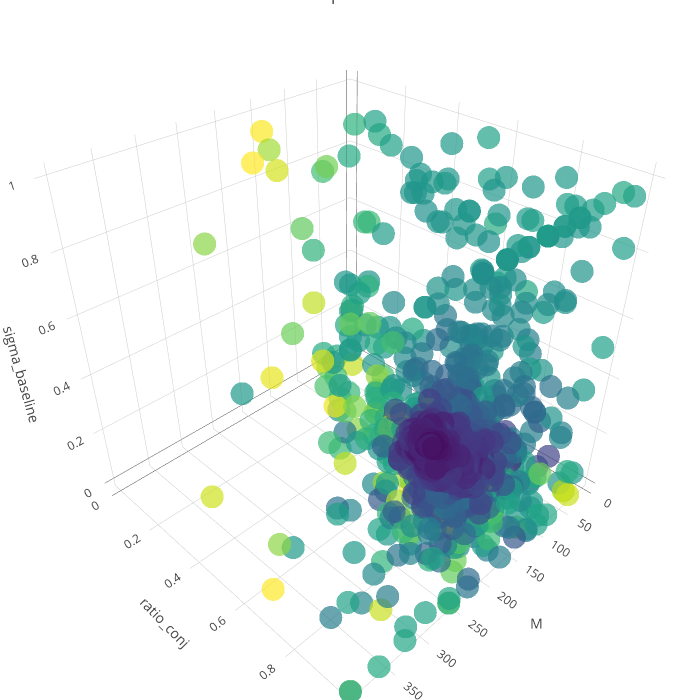

This figure's notebook cell:
### Code cell
# Filter the start of steps only
df_cmaes_traj = df_best_fits[df_best_fits['step'] < 1500]
# result_to_color = np.array(df_cmaes_traj['step'])
result_to_color = np.array(df_cmaes_traj[metric + "_log10"])
# result_to_color = np.log(result_to_color)

parameters = ['M', 'ratio_conj', 'sigma_baseline']
# parameters = ['ratio_conj', 'sigmax', 'sigma_baseline']

text = ['> %s' % (x) for x in result_to_color]

trace1 = go.Scatter3d(
        x = df_cmaes_traj[parameters[0]],
        y = df_cmaes_traj[parameters[1]],
        z = df_cmaes_traj[parameters[2]],
        text = text,
        mode = 'markers',
        marker = go.Marker(
            color = result_to_color,
            size = 8,
            colorscale='Viridis',
            opacity=0.7
        )
    )
data = [trace1]
layout = go.Layout(
    title='Landscape for NLL92',
    autosize=False,
    width=700,
    height=700,
    margin=dict(
        l=0,
        r=0,
        b=0,
        t=0),
    scene=go.Scene(
        xaxis=go.XAxis(
            title=parameters[0],
        ),
        yaxis=go.YAxis(
            title=parameters[1],
        ),
        zaxis=go.ZAxis(
            title=parameters[2],
        )
    )
)
fig = go.Figure(data=data, layout=layout)
py.iplot(fig)

### Figure 1 — Plotly figure (JSON) as saved in the notebook; plotly's stock layout.template omitted (floating-point values rounded to 4 significant figures; data arrays with more than 128 entries replaced by an {"elided": "..."} marker saying what was removed)
{"data": [{"marker": {"color": {"elided": "1370 float values"}, "colorscale": "Viridis", "opacity": 0.7, "size": 8}, "mode": "markers", "text": {"elided": "1370 str values"}, "type": "scatter3d", "x": {"elided": "1370 int values"}, "y": {"elided": "1370 float values"}, "z": {"elided": "1370 float values"}}], "layout": {"autosize": false, "height": 700, "margin": {"b": 0, "l": 0, "r": 0, "t": 0}, "scene": {"xaxis": {"title": "M"}, "yaxis": {"title": "ratio_conj"}, "zaxis": {"title": "sigma_baseline"}}, "title": "Landscape for NLL92", "width": 700}}
